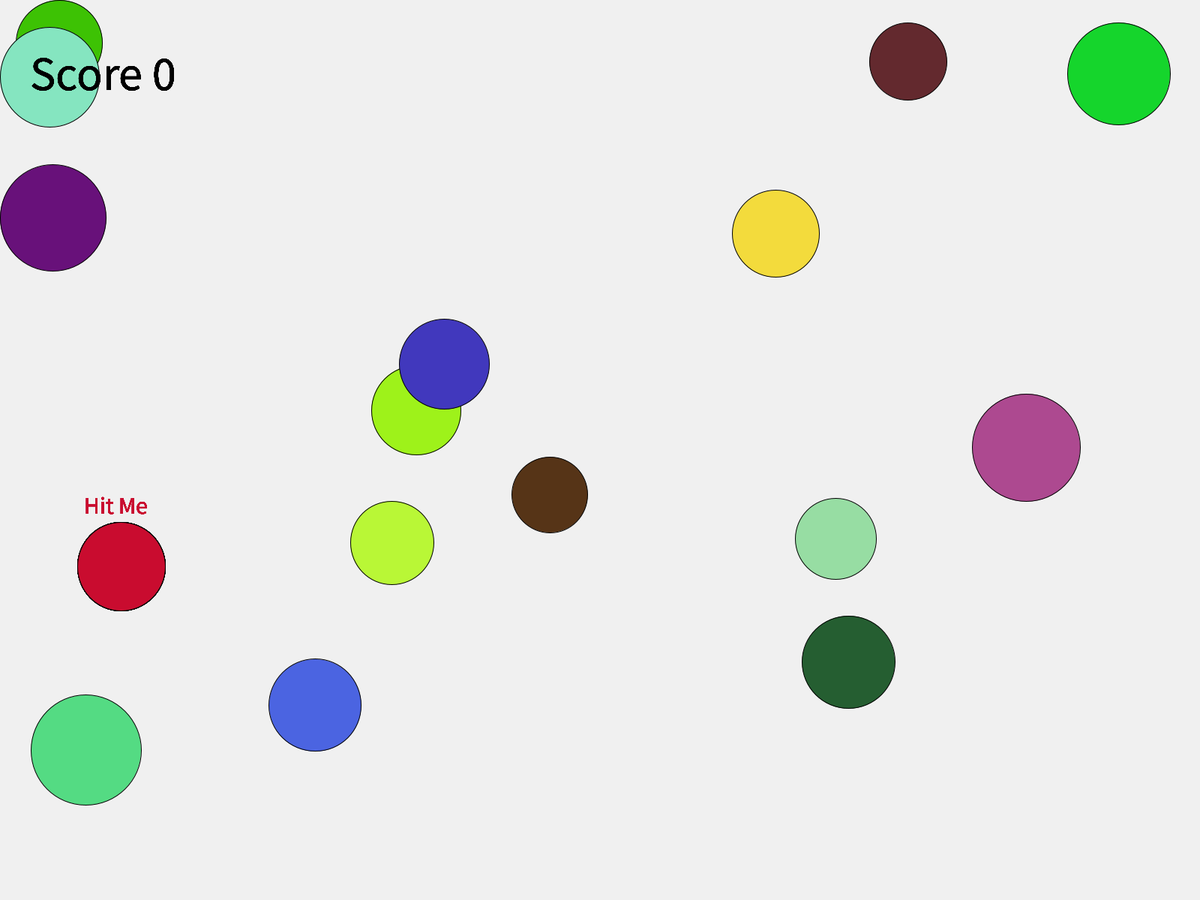
Frame 1 (no input)
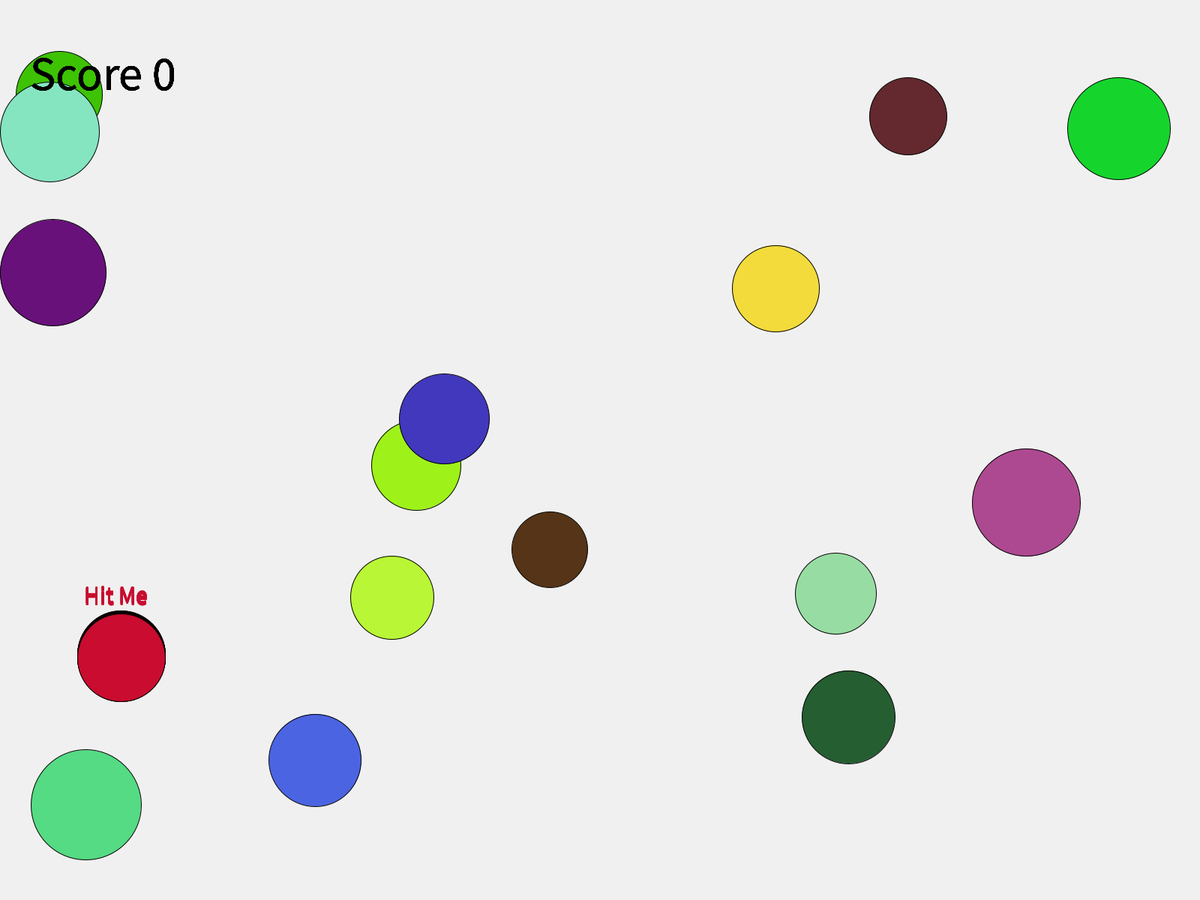
Frame 60 (the mouse pressed at the canvas centre just before this capture)
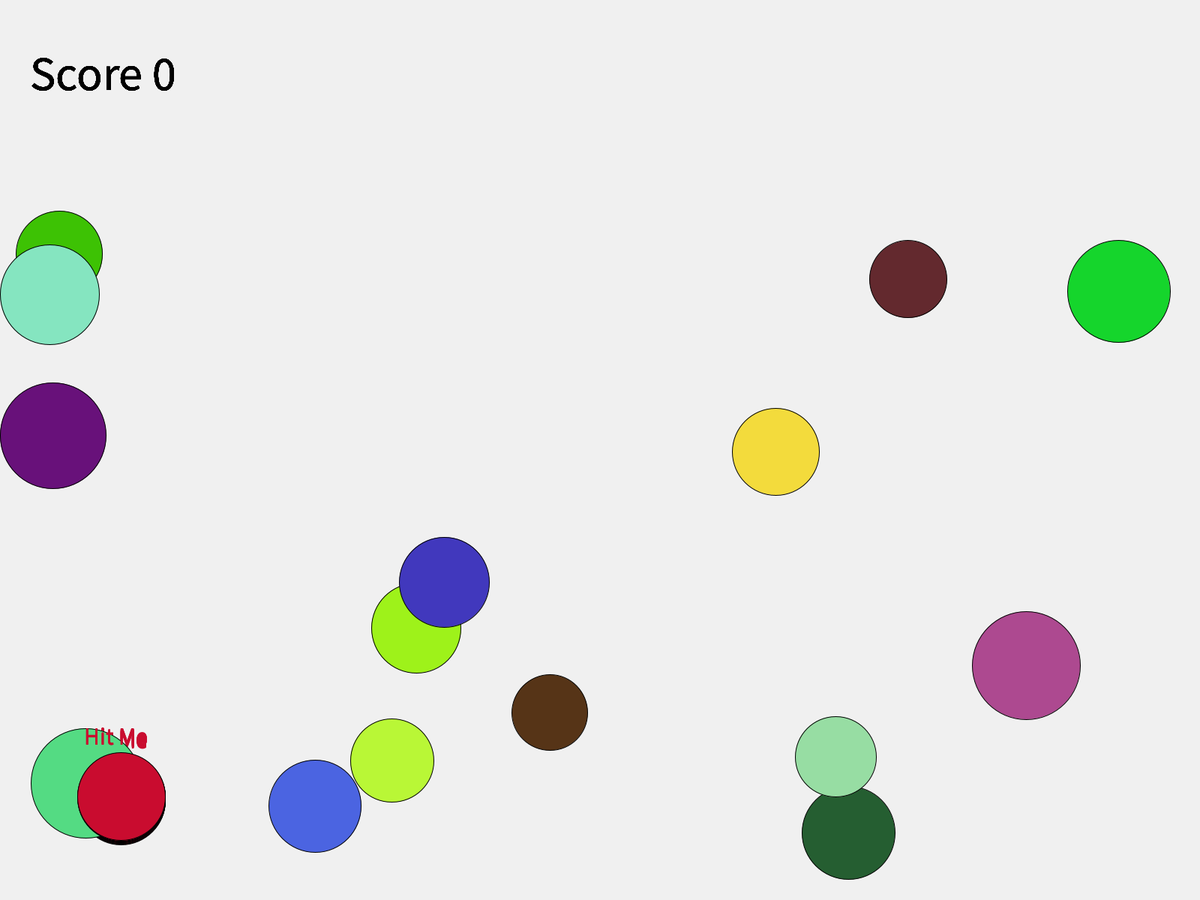
Frame 120 (the mouse held since frame 60 and released just before this capture)

The Processing sketch that drew these frames (run headless with seeded random() and noise(); from frame 60 on, the mouse is pressed at the canvas centre):

// Processing sketch: Ball_Game
// ── Ball_Game.pde
float friction = -0.9;
int numBalls = 15;
Ball[] balls = new Ball [numBalls];
Target target;
int counter;

void setup()
{
  smooth();
  size (1600,1200);
  
 
  
  // Initialzing balls through array
  for (int i = 0; i < numBalls; i++)
  {
     balls[i] = new Ball(random(width),random(height),20,10,10,10,i);
  }
  
  target = new Target(random(width),random(height),10,0,0,0,0); 
  
}

void reset()
  {
    if(target.isHit == true)
    {
      counter++;
      for (int i = 0; i < numBalls; i++)
        {
          balls[i] = new Ball(random(width),random(height),20,10,10,10,i);
          target = new Target(random(width),random(height),10,0,0,0,0); 
        }       
    }  
  }
   
void score()
 {
   fill(0);
   textSize(64);
   text("Score " + counter, 40, 120); 
     
 }


void draw()
 {
    background(240);
    cursor(CROSS);

  
    for(Ball ball : balls) // Calling methods
      { 
        ball.move();
        target.move();
        ball.display();
        target.display();
        reset();
        score();
  }

 }

// ── Class_Ball.pde
class Ball {
  float r;  float g;  float b;
  float xPos;  float yPos;
  float diameter;
  int id;
  float gravity = 0.04;
  float vx = 0;
  float vy = 0;
  
  //Constructor
  public Ball(float xPos, float yPos, float diameter, float r, float g, float b, int id) 
  { 
    this.r = random(256);
    this.b = random(256);
    this.g = random(256);
    this.xPos = xPos;
    this.yPos = yPos;
    this.diameter = random(100,150);
    this.id = id;
    
  } 
  
  void display() {
    fill(r,g,b);
    ellipse(xPos,yPos,diameter,diameter);
    
  }
  
  void move(){
    vy += gravity;
    xPos += vx;
    yPos += vy;
    if (xPos + diameter/2 > width) {
      xPos = width - diameter/2;
      vx *= friction; 
    }
    else if (xPos - diameter/2 < 0) {
      xPos = diameter/2;
      vx *= friction;
    }
    if (yPos + diameter/2 > height) {
      yPos = height - diameter/2;
      vy *= friction; 
    } 
    else if (yPos - diameter/2 < 0) {
      yPos = diameter/2;
      vy *= friction;  
    }
  }
  

}

// ── Class_Target.pde
class Target 
{
  float r;  float g;  float b;
  float xPos;  float yPos;
  float diameter;
  int id;
  float gravity = 0.0003;
  float vx = 0; float vy = 0; 
  boolean isHit;
  int counter;
  
//Constructor
  public Target(float xPos, float yPos, float diameter, float r, float g, float b, int id) 
    { 
      this.r = random(256);
      this.b = random(256);
      this.g = random(256);
      this.xPos = xPos;
      this.yPos = yPos;
      this.diameter = random(100,150);
      this.id = id;
      this.isHit = false;
  
    }

  public float getPosY()  // Gives Y-position on Target ball
  {
    float pos = yPos;
    return pos;
  }
  
  public float getPosX() // Gives Y-position on Target ball
  { 
    float posX = xPos;
    return posX;
  }
  
  
  
  
  void display() 
  {
     fill(r,b,g); 
     textSize(32);
     text("Hit Me", xPos-50, yPos-70); 
     
     ellipse(xPos,yPos,diameter,diameter);
     
     if( mouseY > getPosY()-40 && mouseY < getPosY()+40 && mouseX > getPosX()-40 && mouseX < getPosX()+40)
      {
         //fill(255,255,255);
         ellipse(xPos,yPos,diameter,diameter);
           if (mousePressed)
           {
             isHit = true;             
           } 
      }     
      
  } // END OF DISPLAY
  
  void move()
  {
    vy += gravity;
    xPos += vx;
    yPos += vy;
    if (xPos + diameter/2 > width) 
    {
      xPos = width - diameter/2;
      vx *= friction; 
    }
    else if (xPos - diameter/2 < 0) 
    {
      xPos = diameter/2;
      vx *= friction;
    }
    if (yPos + diameter/2 > height) 
    {
      yPos = height - diameter/2;
      vy *= friction; 
    } 
    else if (yPos - diameter/2 < 0) 
    {
      yPos = diameter/2;
      vy *= friction;  
    }
  } // END OF MOVE
  
  
  
}
